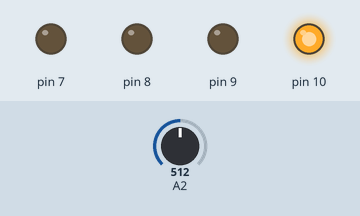
Recording of a sketch running on a simulated Arduino Uno, built with avr-gcc and run on an emulated ATmega328P. Shown: output pins drawn as LEDs (lit = HIGH). Inputs (shaded band) come from the test bench; at power-on: A2 = 512.

Above: at 1.2 s.
1.3 s: A2 set to 129
2.8 s: A2 set to 115
At 4.0 s:
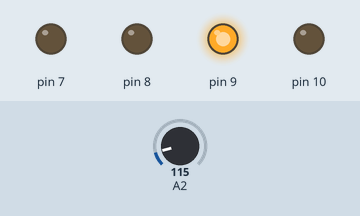
4.3 s: A2 set to 60
5.8 s: A2 set to 51
At 6.4 s:
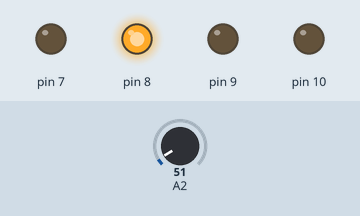
7.3 s: A2 set to 69
At 8.5 s:
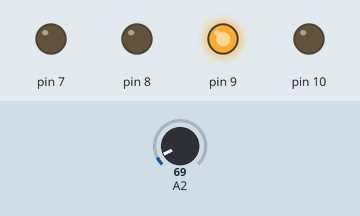
8.8 s: A2 set to 50
At 9.9 s:
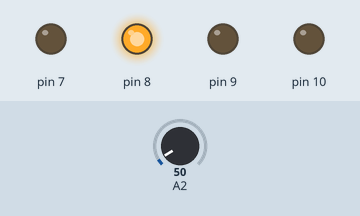
Timing chart, 0 to 11.3 s (numbered marks = the images above; inputs shaded):
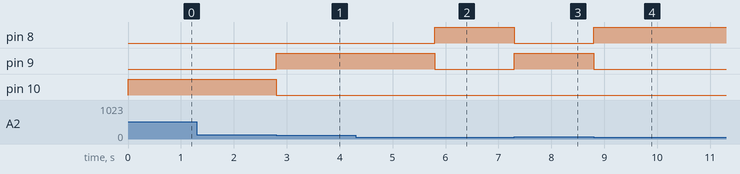

The sketch:

Suhu.ino
```cpp
void setup() {
  // put your setup code here, to run once:
Serial.begin(9600);
pinMode(A2,INPUT);
for(int i = 7; i < 11 ;i++){
  pinMode(i,OUTPUT);
}
}

void loop() {
  float data,celcius;
  // put your main code here, to run repeatedly:
data = analogRead(A2);

 data = data*0.48828125;

if (data<27){
  for(int i = 9; i < 11 ;i++){
  digitalWrite(i,LOW);
}
digitalWrite(8,HIGH);
}
if (data >= 27 && data<=59 ){
  digitalWrite(10,LOW);
  digitalWrite(9,HIGH);
  digitalWrite(8,LOW);
}
if (data>60){
  for(int i = 8; i < 10 ;i++){
  digitalWrite(i,LOW);

}
digitalWrite(10,HIGH);
}
}
```

Measured:
- the behaviour switches between 121 and 120 on A2 (found by bisection; images 0 and 1)
- the behaviour switches between 56 and 55 on A2 (found by bisection; images 1 and 2)
- after the input at 1.3 s, every drawn part: stays the same
- after the input at 2.8 s, pin 9: LOW → HIGH at once; pin 10: HIGH → LOW at once
- after the input at 4.3 s, every drawn part: stays the same
- after the input at 5.8 s, pin 8: LOW → HIGH at once; pin 9: HIGH → LOW at once
- after the input at 7.3 s, pin 8: HIGH → LOW at once; pin 9: LOW → HIGH at once
- after the input at 8.8 s, pin 8: LOW → HIGH at once; pin 9: HIGH → LOW at once
